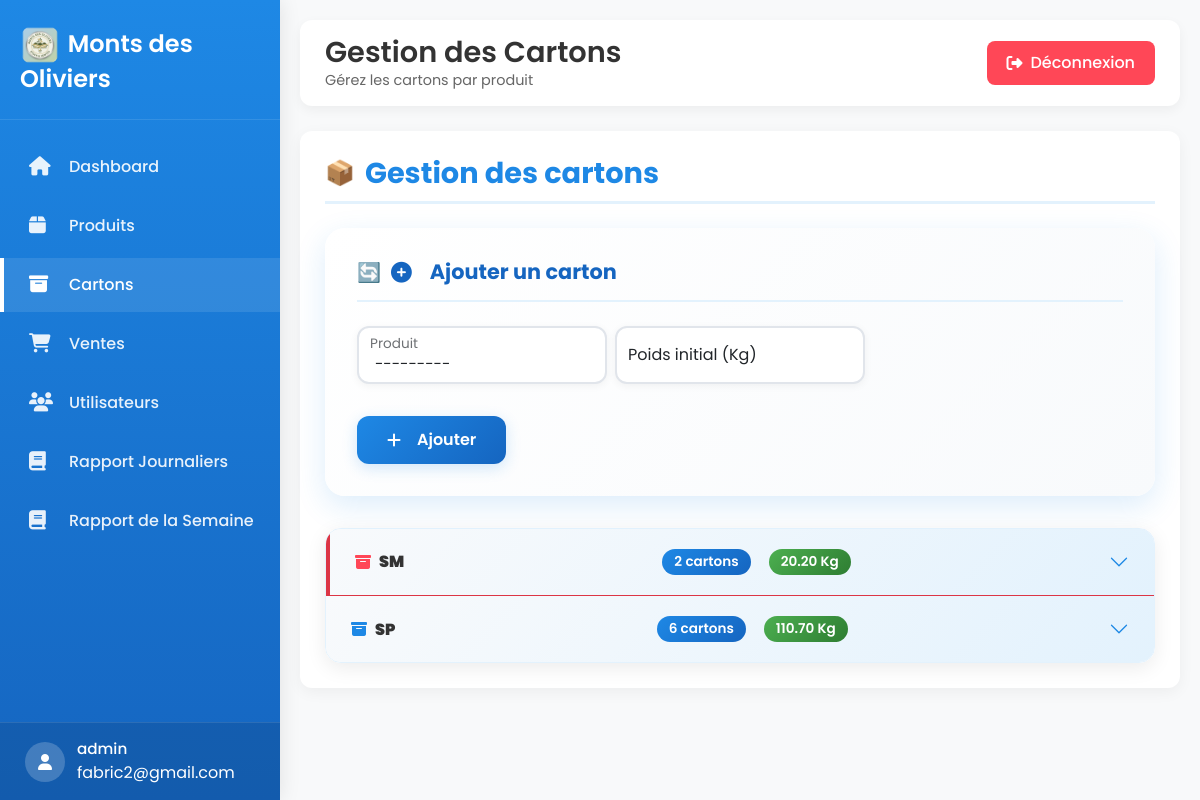
Page /cartons/ (signed in) on the committed database.
### stock_produit/models/user.py (models this page shows, shortened)
class User(AbstractUser):
    USER_TYPE_CHOICES = [
        ('admin', 'Admin'),
        ('caissier', 'Caissier'),
    ]
    username = None
    email = models.EmailField(unique=True)
    user_type = models.CharField(max_length=10, choices=USER_TYPE_CHOICES)
    USERNAME_FIELD = 'email'
    REQUIRED_FIELDS = []

### stock_produit/models/produit.py (models this page shows)
class Produit(models.Model):
    CATEGORY_CHOICES = [
        ('volaille', 'Volailles'),
        ('poisson', 'Poissons'),
        ('frites', 'Frites'),
    ]
    name = models.CharField(max_length=100)
    price_per_kg = models.DecimalField(max_digits=10, decimal_places=2)
    carton_price = models.DecimalField(max_digits=10, decimal_places=2)
    category = models.CharField(max_length=20, choices=CATEGORY_CHOICES)
    stock_alert = models.PositiveIntegerField(default=5)
    created_at = models.DateTimeField(auto_now_add=True)
    def __str__(self):
        return self.name

### stock_produit/views.py (the view)
# urls.py: path("cartons/", views.cartons, name="cartons"),
@login_required
def cartons(request):
    form = CartonForm()
    if request.method == "POST":
        form = CartonForm(request.POST)
        if form.is_valid():
            form.save()
            return redirect("cartons")
    cartons = Carton.objects.select_related("produit")
    produits_groupes = {}
    for carton in cartons:
        produit = carton.produit
        if produit.id not in produits_groupes:
            produits_groupes[produit.id] = {
                "produit": produit,
                "cartons": [],
                "nombre_cartons": 0,
                "total_weight": 0,
                "stock_faible": False,
            }
        produits_groupes[produit.id]["cartons"].append(carton)
        produits_groupes[produit.id]["nombre_cartons"] += 1
        produits_groupes[produit.id]["total_weight"] += carton.remaining_weight or 0
    for item in produits_groupes.values():
        if item["nombre_cartons"] <= item["produit"].stock_alert:
            item["stock_faible"] = True
    context = {
        "produits_groupes": produits_groupes.values(),
        "form": form,
        "carton_edit": None,
    }
    return render(request, "Carton/cartons.html", context)

### stock_produit/forms.py
class CartonForm(forms.ModelForm):
    class Meta:
        model = Carton
        fields = ["produit", "initial_weight"]  # ✅ on enlève remaining_weight
        widgets = {
            "produit": forms.Select(attrs={
                "class": "form-select"
            }),
            "initial_weight": forms.NumberInput(attrs={
                "class": "form-control",
                "placeholder": "Poids initial (Kg)",
                "step": "0.01"
            }),
        }

### stock_produit/templates/Carton/cartons.html (shortened to what this page needs)
{% extends "Base/base.html" %}
{% block page_title %}Gestion des Cartons{% endblock %}
{% block page_subtitle %}Gérez les cartons par produit{% endblock %}
{% block content %}
<div class="cartons-page">
    <h3 class="mb-3">Gestion des cartons</h3>
    <div class="card mb-4">
        <div class="card-body">
            <h5>
                {% if carton_edit %}
                    <i class="fas fa-edit me-2"></i>Modifier le carton #{{ carton_edit.id }}
                {% else %}
                    <i class="fas fa-plus-circle me-2"></i>Ajouter un carton
                {% endif %}
            </h5>
            <form method="post"
                  action="{% if carton_edit %}{% url 'cartons_update' carton_edit.id %}{% else %}{% url 'cartons' %}{% endif %}">
                <div class="row g-2">
                    <div class="col-md-4">
                        <div class="form-floating">
                            {{ form.produit }}
                            <label for="{{ form.produit.id_for_label }}">Produit</label>
                        </div>
                    </div>
                    <div class="col-md-4">
                        <div class="form-floating">
                            {{ form.initial_weight }}
                            <label for="{{ form.initial_weight.id_for_label }}">Poids initial (Kg)</label>
                        </div>
                    </div>
                </div>
                <button class="btn btn-primary mt-3">
                    <i class="fas {% if carton_edit %}fa-save{% else %}fa-plus{% endif %} me-2"></i>
                    {% if carton_edit %}Mettre à jour{% else %}Ajouter{% endif %}
                </button>
            </form>
        </div>
    </div>
    <div class="accordion" id="accordionProduits">
        {% for item in produits_groupes %}
        <div class="accordion-item {% if item.stock_faible %}border-danger{% endif %}">
            <h2 class="accordion-header">
                <button class="accordion-button collapsed" data-bs-toggle="collapse"
                        data-bs-target="#prod{{ item.produit.id }}">
                    <span class="d-flex align-items-center gap-2">
                        <i class="fas fa-archive" style="color: #1e88e5;"></i>
                        <strong>{{ item.produit.name }}</strong>
                    </span>
                    <span class="ms-auto d-flex gap-2">
                        <span class="badge-count">{{ item.nombre_cartons }} carton{{ item.nombre_cartons|pluralize:"s" }}</span>
                        <span class="badge-weight">{{ item.total_weight|floatformat:2 }} Kg</span>
                    </span>
                </button>
            </h2>
        </div>
        {% endfor %}
    </div>
</div>
{% endblock %}

### stock_produit/templates/Base/base.html (shortened to what this page needs)
<!DOCTYPE html>
<html lang="fr">
<head>
    {% load static %}
    <link href="https://cdn.jsdelivr.net/npm/bootstrap@5.3.2/dist/css/bootstrap.min.css" rel="stylesheet">
    <link href="https://cdnjs.cloudflare.com/ajax/libs/font-awesome/6.5.1/css/all.min.css" rel="stylesheet">
</head>
<body>
    <div class="sidebar" id="sidebar">
        <div class="sidebar-header">
            <h3><img src="{% static 'icons/icon-192.png' %}" alt="" class="img-icons"> Monts des Oliviers</h3>
        </div>
        <div class="sidebar-menu">
            <ul>
                <li>
                    <a href="{% url 'dashboard' %}" class="{% if request.path == '/dashboard/' %}active{% endif %}">
                        <i class="fas fa-home"></i>
                        <span>Dashboard</span>
                    </a>
                </li>
                <li>
                    <a href="{% url 'produits' %}" class="{% if 'produits' in request.path %}active{% endif %}">
                        <i class="fas fa-box"></i>
                        <span>Produits</span>
                    </a>
                </li>
                <li>
                    <a href="{% url 'cartons' %}" class="{% if 'cartons' in request.path %}active{% endif %}">
                        <i class="fas fa-archive"></i>
                        <span>Cartons</span>
                    </a>
                </li>
                <li>
                    <a href="{% url 'ventes' %}" class="{% if 'ventes' in request.path %}active{% endif %}">
                        <i class="fas fa-shopping-cart"></i>
                        <span>Ventes</span>
                    </a>
                </li>
                <li>
                    <a href="{% url 'users' %}" class="{% if 'users' in request.path %}active{% endif %}">
                        <i class="fas fa-users"></i>
                        <span>Utilisateurs</span>
                    </a>
                </li>
                <li>
                    <a href="{% url 'rapport_journalier' %}" class="{% if 'rapport_journalier' in request.path %}active{% endif %}">
                        <i class="fa-solid fa-book"></i>
                        <span>Rapport Journaliers</span>
                    </a>
                </li>
                                <li>
                    <a href="{% url 'rapport_semaine' %}" class="{% if 'rapport_semaine' in request.path %}active{% endif %}">
                        <i class="fa-solid fa-book"></i>
                        <span>Rapport de la Semaine</span>
                    </a>
                </li>
            </ul>
        </div>
        <div class="user-profile">
            <div class="user-info">
                <div class="user-avatar">
                    <i class="fas fa-user"></i>
                </div>
                <div>
                    {% if request.user.is_authenticated %}
                    <div class="user-name">{{ request.user.user_type }}</div>
                    <span>{{ request.user.email }}</span>
                    {% endif %}
                </div>
            </div>
        </div>
    </div>
    <div class="main-content" id="mainContent">
        <nav class="top-navbar">
            <div class="left-header">
                <div class="page-title">
                    <h1>{% block page_title %}Dashboard{% endblock %}</h1>
                    <p>{% block page_subtitle %}Gestion des opérations commerciales{% endblock %}</p>
                </div>
            </div>
            <div class="top-actions">
                <a href="{% url 'deconnexion' %}" class="logout-btn">
                    <i class="fas fa-sign-out-alt"></i>
                    Déconnexion
                </a>
            </div>
        </nav>
        <div class="content-card fade-in">
            {% block content %}{% endblock %}
        </div>
    </div>
</body>
</html>

### stock_produit/templates/Base/base.html (style rules this page uses)
:root { --primary-blue: #1e88e5; --dark-blue: #1565c0; --light-blue: #e3f2fd; --sidebar-width: 280px; --sidebar-collapsed: 80px; }
* { margin: 0; padding: 0; box-sizing: border-box; font-family: 'Poppins', sans-serif; }
body { background-color: #f8f9fa; min-height: 100vh; overflow-x: hidden; }
.sidebar { width: var(--sidebar-width); background: linear-gradient(180deg, var(--primary-blue) 0%, var(--dark-blue) 100%); position: fixed; top: 0; left: 0; height: 100vh; z-index: 1050; transition: all 0.3s ease; box-shadow: 0 0 20px rgba(0, 0, 0, 0.1); transform: translateX(0); }
.sidebar-header { padding: 25px 20px; border-bottom: 1px solid rgba(255, 255, 255, 0.1); display: flex; justify-content: space-between; align-items: center; }
.sidebar-header h3 { color: white; font-weight: 600; font-size: 1.5rem; margin: 0; }
.sidebar-menu { padding: 20px 0; height: calc(100vh - 180px); overflow-y: auto; }
.sidebar-menu ul { list-style: none; padding: 0; }
.sidebar-menu li { margin-bottom: 5px; }
.sidebar-menu a { display: flex; align-items: center; padding: 15px 25px; color: rgba(255, 255, 255, 0.9); text-decoration: none; transition: all 0.3s; border-left: 4px solid transparent; }
.sidebar-menu a:hover, .sidebar-menu a.active { background: rgba(255, 255, 255, 0.1); color: white; border-left-color: white; }
.sidebar-menu i { width: 25px; font-size: 1.2rem; margin-right: 15px; }
.sidebar-menu span { font-weight: 500; }
.user-profile { position: absolute; bottom: 0; left: 0; right: 0; padding: 15px 25px; border-top: 1px solid rgba(255, 255, 255, 0.1); background: rgba(0, 0, 0, 0.1); }
.user-info { display: flex; align-items: center; color: white; }
.user-avatar { width: 40px; height: 40px; background: rgba(255, 255, 255, 0.2); border-radius: 50%; display: flex; align-items: center; justify-content: center; margin-right: 12px; }
.user-name { font-weight: 500; font-size: 0.95rem; }
.main-content { margin-left: var(--sidebar-width); padding: 20px; min-height: 100vh; transition: all 0.3s ease; }
.top-navbar { background: white; padding: 15px 25px; border-radius: 12px; box-shadow: 0 4px 12px rgba(0, 0, 0, 0.05); margin-bottom: 25px; display: flex; justify-content: space-between; align-items: center; }
.top-navbar .page-title h1 { font-size: 1.8rem; font-weight: 600; color: #333; margin: 0; }
.top-navbar .page-title p { color: #666; margin: 0; font-size: 0.9rem; }
.top-actions { display: flex; align-items: center; gap: 20px; }
.left-header { display: flex; align-items: center; }
.logout-btn { background: #ff4757; color: white; border: none; padding: 10px 20px; border-radius: 8px; font-weight: 500; transition: all 0.3s; display: flex; align-items: center; gap: 8px; text-decoration: none; }
.content-card { background: white; border-radius: 12px; padding: 25px; box-shadow: 0 4px 15px rgba(0, 0, 0, 0.05); margin-bottom: 25px; }
.img-icons { width: 40px; height: 40px; margin-right: 2px; border-radius: 15px ; }
.fade-in { animation: fadeIn 0.5s ease-out; }

### rows in the picture
User: user.user_type "admin", user.email "fabric2@gmail.com"
Produit: produit.name "SM", nombre_cartons "2", total_weight "20.20"
Produit: produit.name "SP", nombre_cartons "6", total_weight "110.70"
